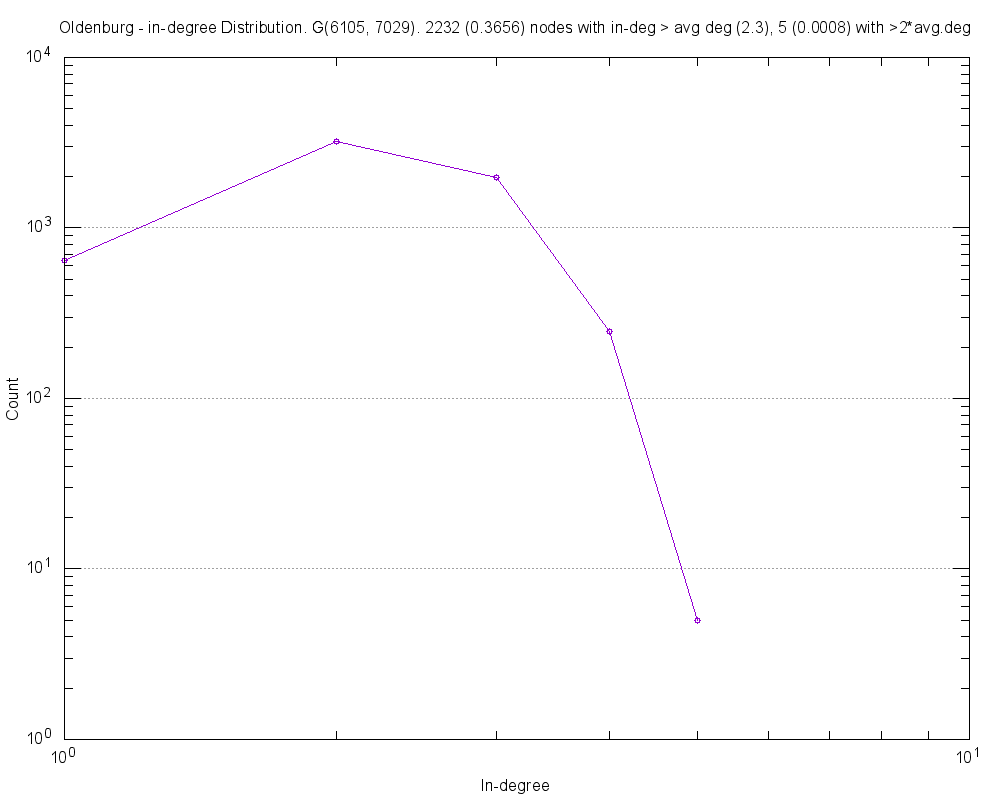

Generate this figure with gnuplot:
#
# Oldenburg - in-degree Distribution. G(6105, 7029). 2232 (0.3656) nodes with in-deg > avg deg (2.3), 5 (0.0008) with >2*avg.deg (Tue Dec  8 13:51:29 2015)
#

set title "Oldenburg - in-degree Distribution. G(6105, 7029). 2232 (0.3656) nodes with in-deg > avg deg (2.3), 5 (0.0008) with >2*avg.deg"
set key bottom right
set logscale xy 10
set format x "10^{%L}"
set mxtics 10
set format y "10^{%L}"
set mytics 10
set grid
set xlabel "In-degree"
set ylabel "Count"
set tics scale 2
set terminal png size 1000,800
set output 'inDeg.exampleoldenburgEdges.txt.png'
plot 	"inDeg.exampleoldenburgEdges.txt.tab" using 1:2 title "" with linespoints pt 6
